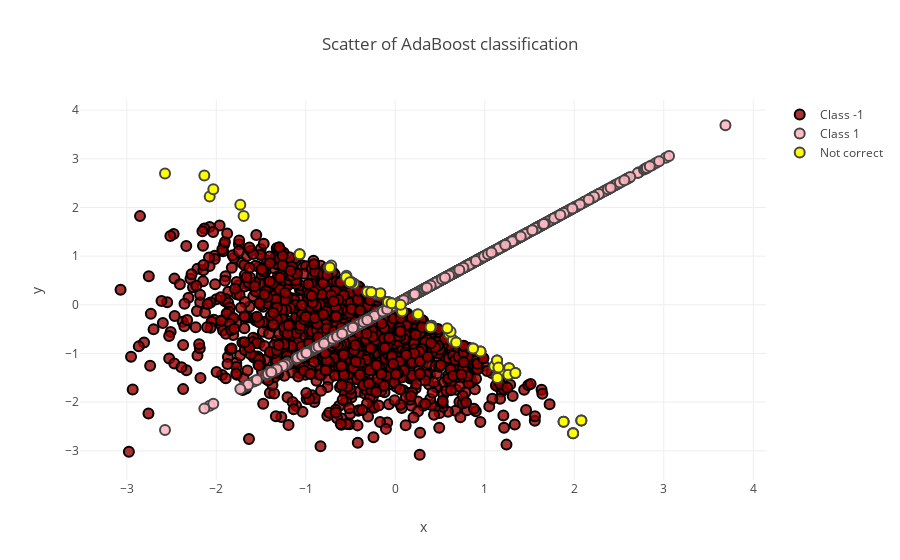

Write notebook code for a chart like this one.
### Code cell
trace0 = go.Scatter(
    x = df_test[df_test["class"] == -1]["x"].values,
    y = df_test[df_test["class"] == -1]["y"].values,
    name = 'Class -1',
    mode = 'markers',
    marker = dict(
        size = 10,
        color = 'rgba(152, 0, 0, .8)',
        line = dict(
            width = 2,
            color = 'rgb(0, 0, 0)'
        )
    )
)

trace1 = go.Scatter(
    x = df_test[df_test["class"] == 1]["x"].values,
    y = df_test[df_test["class"] == 1]["x"].values,
    name = 'Class 1',
    mode = 'markers',
    marker = dict(
        size = 10,
        color = 'rgba(255, 182, 193, .9)',
        line = dict(
            width = 2,
        )
    )
)


trace2 = go.Scatter(
    x = df_test[df_test["class"]!=df_test["ada"]]["x"].values,
    y = df_test[df_test["class"]!=df_test["ada"]]["y"].values,
    name = 'Not correct',
    mode = 'markers',
    marker = dict(
        size = 10,
        color = 'yellow',
        line = dict(
            width = 2,
        )
    )
)


data = [trace0, trace1, trace2]

layout = dict(title = 'Scatter of AdaBoost classification',
              yaxis = dict(title="y", zeroline = False),
              xaxis = dict(title="x", zeroline = False)
             )

fig = dict(data=data, layout=layout)
iplot(fig)

### Figure 1 — Plotly figure (JSON) as saved in the notebook; plotly's stock layout.template omitted (floating-point values rounded to 4 significant figures; data arrays with more than 128 entries replaced by an {"elided": "..."} marker saying what was removed)
{"data": [{"marker": {"color": "rgba(152, 0, 0, .8)", "line": {"color": "rgb(0, 0, 0)", "width": 2}, "size": 10}, "mode": "markers", "name": "Class -1", "type": "scatter", "uid": "0ca63bfe-ed40-11e8-9f5d-00dbdf5aac3f", "x": {"elided": "1527 float values"}, "y": {"elided": "1527 float values"}}, {"marker": {"color": "rgba(255, 182, 193, .9)", "line": {"width": 2}, "size": 10}, "mode": "markers", "name": "Class 1", "type": "scatter", "uid": "0ca63ece-ed40-11e8-9f5d-00dbdf5aac3f", "x": {"elided": "1473 float values"}, "y": {"elided": "1473 float values"}}, {"marker": {"color": "yellow", "line": {"width": 2}, "size": 10}, "mode": "markers", "name": "Not correct", "type": "scatter", "uid": "0ca640a4-ed40-11e8-9f5d-00dbdf5aac3f", "x": [1.272, 1.881, 2.079, -2.573, -0.4626, 0.01979, -0.7153, -0.5459, 0.2467, 0.9521, 1.987, 0.404, 1.106, -0.4902, -2.074, 0.6008, -0.08237, -0.2049, -0.1802, 0.2544, 0.4015, 1.141, -1.695, -2.033, -0.04199, 1.137, 0.6432, 0.07568, 1.169, 0.68, 1.262, 1.341, 0.618, -0.5499, 1.141, -0.7407, 0.869, 0.5808, -0.315, 0.05975, -0.1667, -2.134, -0.7312, 0.3939, -0.5073, -0.2692, -1.069, -1.732, 1.152], "y": [-1.303, -2.401, -2.378, 2.697, 0.4341, 0.01902, 0.8079, 0.5986, -0.2003, -0.9623, -2.639, -0.431, -1.265, 0.4607, 2.227, -0.5985, 0.05754, 0.2134, 0.2198, -0.1934, -0.4502, -1.46, 1.824, 2.372, 0.03313, -1.143, -0.7295, -0.1337, -1.366, -0.7756, -1.439, -1.403, -0.5538, 0.5656, -1.504, 0.7668, -0.8962, -0.4822, 0.2691, -0.001751, 0.2392, 2.657, 0.7657, -0.4601, 0.4615, 0.256, 1.038, 2.054, -1.291]}], "layout": {"title": "Scatter of AdaBoost classification", "xaxis": {"title": "x", "zeroline": false}, "yaxis": {"title": "y", "zeroline": false}}}
